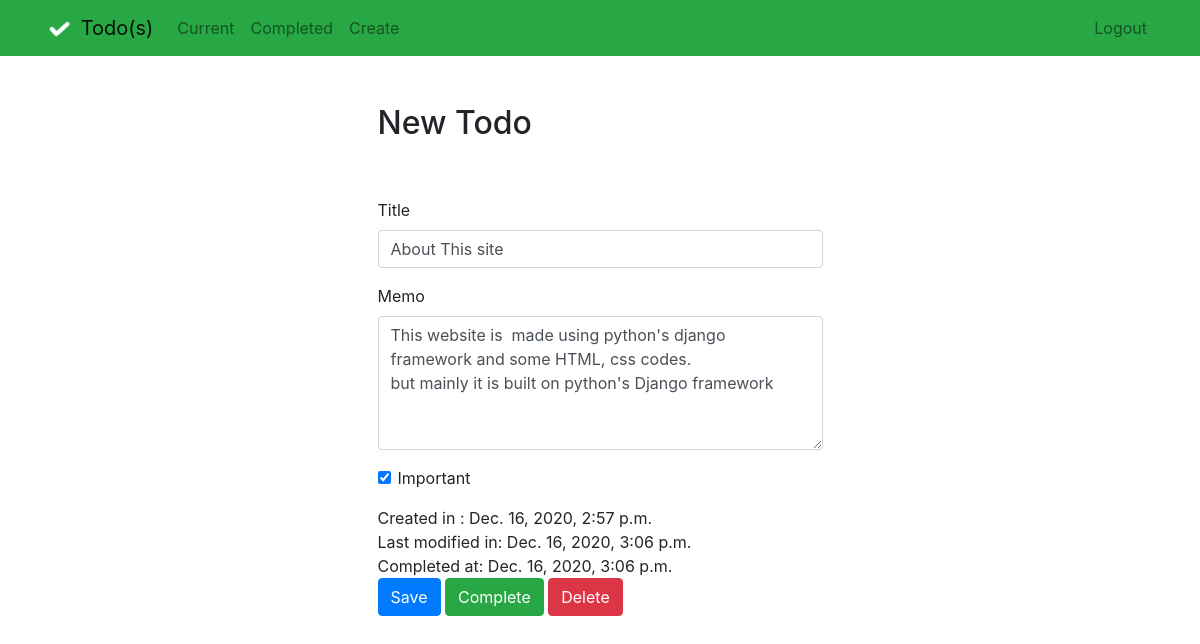
Screenshot of /todo/16 (signed in) with the database file from the repository.
### todo/models.py (models this page shows, shortened)
class Todo(models.Model):
    title = models.CharField(max_length=100)
    memo = models.TextField(blank=True)
    created = models.DateTimeField(auto_now_add=True)
    datecompleted = models.DateTimeField(null=True, blank=True)
    important = models.BooleanField(default=False)
    user = models.ForeignKey(User, on_delete=models.CASCADE)
    Last_Modified = models.DateTimeField(auto_now=True) # Update the Modification date.

### todo/views.py (the view, shortened to what this page needs)
# urls.py: path('todo/<int:todo_pk>', views.viewtodo, name='viewtodo'), # todo_pk means todo_PrimaryKey
@login_required
def viewtodo(request, todo_pk):
    todo = get_object_or_404(Todo, pk=todo_pk, user=request.user)
    if request.method == 'GET':
        form = TodoForm(instance=todo)
        return render(request, 'todo/viewtodo.html', {'todo': todo, 'form': form})

### todo/forms.py
class TodoForm(ModelForm):
    class Meta:
        model = Todo
        fields = ['title', 'memo', 'important']

### todo/templates/todo/viewtodo.html (shortened to what this page needs)
{% extends "todo/base.html" %}
{% block content %}
    <div class="row justify-content-center mt-5">
        <div class="col-md-5">
            <h2>New Todo</h2>
        </div>
    </div>
    <div class="row justify-content-center mt-5">
        <div class="col-md-5">
            <form method="POST">
                <div class="form-group">
                    <label for="title">Title</label>
                    <input type="text" name="title" class="form-control" id="title" value="{{ todo.title }}" required>
                </div>
                <div class="form-group">
                    <label for="memo">Memo</label>
                    <textarea name="memo" rows="5" class="form-control" id="memo" >{{ todo.memo }}</textarea>
                </div>
                <div class="form-group form-check">
                    <input type="checkbox" name="important" class="form-check-input" id="important" {% if todo.important %}checked{% endif %}>
                    <label class="form-check-label" for="important">Important</label>
                </div>
                <div class="vTimeField">
                    Created in : {{todo.created}}
                    <br>
                    Last modified in: {{todo.Last_Modified}}
                {% if todo.datecompleted %}
                    <br>
                    Completed at: {{todo.datecompleted}}
                    {% endif %}
                </div>
                <button type="submit" class="btn btn-primary">Save</button>
                <button type="button" class="btn btn-success" onclick="$('#complete').click()">Complete</button>
                <button type="button" class="btn btn-danger" onclick="$('#delete').click()">Delete</button>
            </form>
        </div>
    </div>
{% endblock %}

### todo/templates/todo/base.html (shortened to what this page needs)
{% load static %}
<!DOCTYPE html>
<html lang="en">
<head>
    <link rel="stylesheet" href="https://stackpath.bootstrapcdn.com/bootstrap/4.4.1/css/bootstrap.min.css">
</head>
<body>
<nav class="navbar navbar-expand-md navbar-light bg-success">
<div class="container">
    <a class="navbar-brand" href="{% url 'home' %}">
         <img src="{% static 'todo/logo.png' %}" width="30" height="30" class="d-inline-block align-top">
        <span>Todo(s)</span>
    </a>
    <div class="collapse navbar-collapse" id="navbarNav">
    {% if user.is_authenticated %}
        <ul class="navbar-nav mr-auto">
                <li class="nav-item {{ current }}">
                    <a class="nav-link" href="{% url 'currenttodos' %}">Current</a>
                </li>
                <li class="nav-item {{ completed }}">
                    <a class="nav-link" href="{% url 'completedtodos' %}">Completed</a>
                </li>
                <li class="nav-item {{ create }}">
                    <a class="nav-link" href="{% url 'createtodo' %}">Create</a>
                </li>
        </ul>
    {% endif %}
    <ul class="navbar-nav ml-auto">
            {% if user.is_authenticated %}
                <li class="nav-item">
                    <a href="#" onclick="$('#signOutBtn').click()" class="nav-link">Logout</a>
                </li>
            {% endif %}
        </ul>
    </div>
</div>
</nav>
<div class="container">
{% block content %}{% endblock %}
</div>
</body>
</html>

### rows the page displays
Todo: title "About This site", memo "This website is made using python's django framework and some HTML, css codes. but mainly it is built on python's Django framework", important "☑", created "Dec. 16, 2020, 2:57 p.m.", Last_Modified "Dec. 16, 2020, 3:06 p.m.", datecompleted "Dec. 16, 2020, 3:06 p.m."
